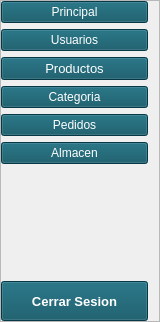
           <widget class="QFrame" name="aside">
            <property name="minimumSize">
             <size>
              <width>140</width>
              <height>0</height>
             </size>
            </property>
            <property name="maximumSize">
             <size>
              <width>160</width>
              <height>16777215</height>
             </size>
            </property>
            <property name="font">
             <font>
              <pointsize>10</pointsize>
              <weight>50</weight>
              <bold>false</bold>
             </font>
            </property>
            <property name="styleSheet">
             <string notr="true">QPushButton
{
color: rgb(255, 255, 255);
background-color: rgb(8, 80, 97);
}
QPushButton::hover
{
color: rgb(255, 255, 255);
	background-color: rgb(45, 131, 118);
}</string>
            </property>
            <property name="frameShape">
             <enum>QFrame::StyledPanel</enum>
            </property>
            <property name="frameShadow">
             <enum>QFrame::Raised</enum>
            </property>
            <layout class="QVBoxLayout" name="verticalLayout_2">
             <property name="leftMargin">
              <number>0</number>
             </property>
             <property name="topMargin">
              <number>0</number>
             </property>
             <property name="bottomMargin">
              <number>0</number>
             </property>
             <item>
              <widget class="QPushButton" name="btn_A">
               <property name="font">
                <font>
                 <pointsize>9</pointsize>
                 <weight>50</weight>
                 <bold>false</bold>
                </font>
               </property>
               <property name="styleSheet">
                <string notr="true"/>
               </property>
               <property name="text">
                <string>Principal</string>
               </property>
              </widget>
             </item>
             <item>
              <widget class="QPushButton" name="btn_B">
               <property name="font">
                <font>
                 <pointsize>9</pointsize>
                 <weight>50</weight>
                 <bold>false</bold>
                </font>
               </property>
               <property name="styleSheet">
                <string notr="true"/>
               </property>
               <property name="text">
                <string>Usuarios</string>
               </property>
              </widget>
             </item>
             <item>
              <widget class="QPushButton" name="btn_C">
               <property name="font">
                <font>
                 <pointsize>10</pointsize>
                </font>
               </property>
               <property name="styleSheet">
                <string notr="true"/>
               </property>
               <property name="text">
                <string>Productos</string>
               </property>
              </widget>
             </item>
             <item>
              <widget class="QPushButton" name="btnCategoria">
               <property name="font">
                <font>
                 <pointsize>9</pointsize>
                </font>
               </property>
               <property name="styleSheet">
                <string notr="true"/>
               </property>
               <property name="text">
                <string>Categoria</string>
               </property>
              </widget>
             </item>
             <item>
              <widget class="QPushButton" name="btnEliminar">
               <property name="font">
                <font>
                 <pointsize>9</pointsize>
                </font>
               </property>
               <property name="styleSheet">
                <string notr="true"/>
               </property>
               <property name="text">
                <string>Pedidos</string>
               </property>
              </widget>
             </item>
             <item>
              <widget class="QPushButton" name="btnXa">
               <property name="font">
                <font>
                 <pointsize>9</pointsize>
                </font>
               </property>
               <property name="styleSheet">
                <string notr="true"/>
               </property>
               <property name="text">
                <string>Almacen</string>
               </property>
              </widget>
             </item>
             <item>
              <spacer name="verticalSpacer">
               <property name="orientation">
                <enum>Qt::Vertical</enum>
               </property>
               <property name="sizeHint" stdset="0">
                <size>
                 <width>20</width>
                 <height>111</height>
                </size>
               </property>
              </spacer>
             </item>
             <item>
              <widget class="QPushButton" name="btnXCerrar">
               <property name="minimumSize">
                <size>
                 <width>0</width>
                 <height>40</height>
                </size>
               </property>
               <property name="font">
                <font>
                 <pointsize>10</pointsize>
                 <weight>75</weight>
                 <bold>true</bold>
                </font>
               </property>
               <property name="styleSheet">
                <string notr="true"/>
               </property>
               <property name="text">
                <string>Cerrar Sesion</string>
               </property>
              </widget>
             </item>
            </layout>
           </widget>
